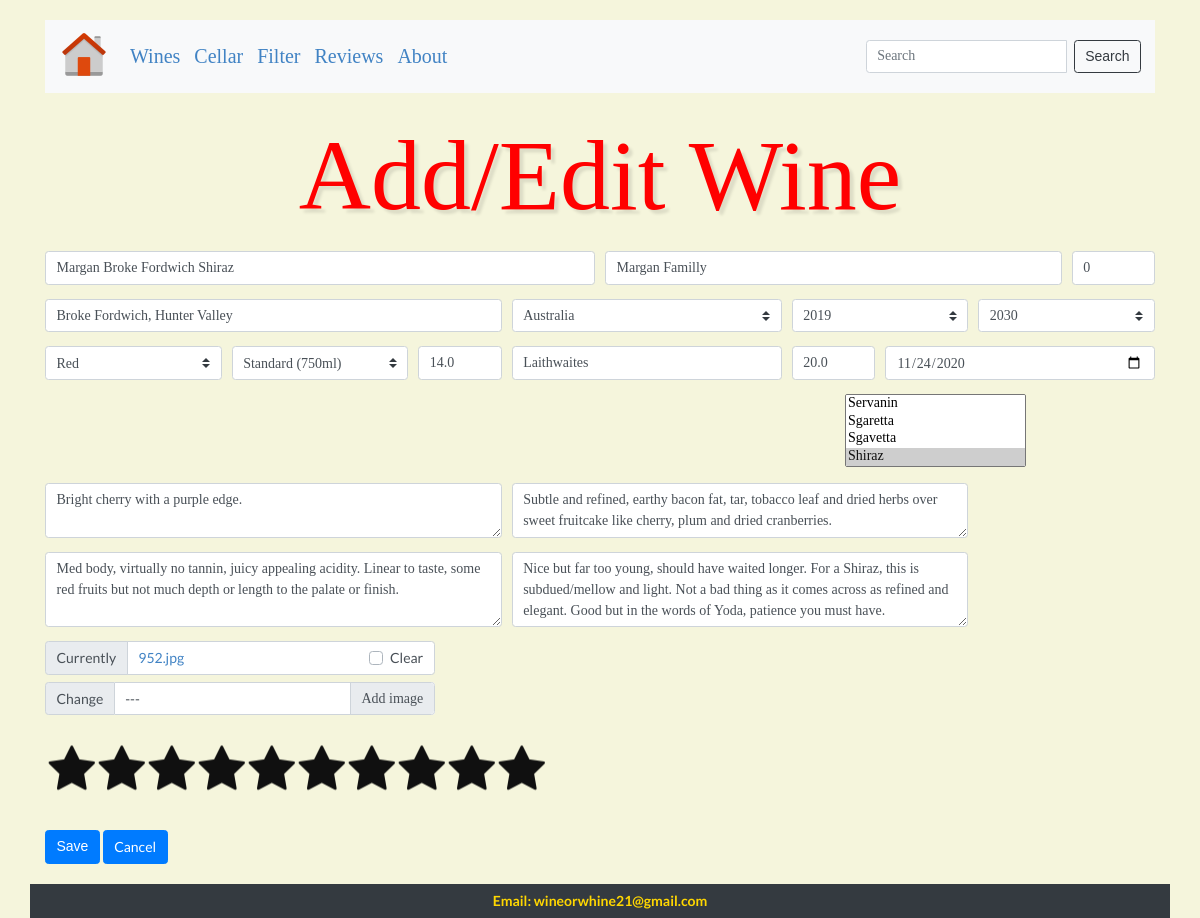
Screenshot of /25166/edit_wine/ with the database file from the repository.
### wineapp/models.py (models this page shows, shortened)
class Wine(models.Model):
    VINTAGE = []
    VINTAGE.append(("Unknown", "Unknown"))
    VINTAGE.append(("NV", "NV"))
    VINTAGE.append(("Solera System", "Solera System"))
    for y in reversed(range(1875, (datetime.datetime.now().year + 1))):
        VINTAGE.append((str(y), str(y)))
    VINTAGE = [('','Vintage')] + VINTAGE
    DRINK_BY = []
    DRINK_BY.append(("Now", "Now"))
    DRINK_BY.append(("Sooner", "Sooner"))
    for y in range(datetime.datetime.now().year, (datetime.datetime.now().year + 30)):
        DRINK_BY.append((str(y), str(y)))
    DRINK_BY = [('','Drink by')] + DRINK_BY
    BOTTLE_SIZES = [
        ('Split (187ml)', 'Split (187ml)'),
        ('Quarter (200ml)', 'Quarter (200ml)'),
        ('Half (375ml)', 'Half (375ml)'),
        ('Jennie (500ml)', 'Jennie (500ml)'),
        ('Clavelin (620ml)', 'Clavelin (620ml)'),
        ('Standard (750ml)', 'Standard (750ml)'),
        ('Litre (1L)', 'Litre (1L)'),
        ('Magnum (1.5L)', 'Magnum (1.5L)'),
        ('Jeroboam (3L)', 'Jeroboam (3L)'),
        ('Rehoboam (4.5L)', 'Rehoboam (4.5L)'),
        ('Methuselah (6L)', 'Methuselah (6L)'),
        ('Imperial (6L)', 'Imperial (6L)'),
        ('Salmanazar (9L)', 'Salmanazar (9L)'),
        ('Balthazar (12L)', 'Balthazar (12L)'),
        ('Nebuchadnezzar (15L)', 'Nebuchadnezzar (15L)'),
        ('Melchior (18L)', 'Melchior (18L)'),
        ('Solomon (20L)', 'Solomon (20L)'),
        ('Sovereign (26L)', 'Sovereign (26L)'),
        ('Goliath (27L)', 'Goliath (27L)'),
        ('Melchizedek (30L)', 'Melchizedek (30L)'),
    ]
    BOTTLE_SIZES = [('','Choose bottle size')] + BOTTLE_SIZES
    RATING =[
        (0, 0),
        (1, 1),
        (2, 2),
        (3, 3),
        (4, 4),
        (5, 5),
        (6, 6),
        (7, 7),
        (8, 8),
        (9, 9),
        (10, 10),
    ]
    user = models.ForeignKey(User, blank=True, null=True, on_delete=models.CASCADE, related_name='wine_user')
    name = models.CharField(max_length=255, blank=False, unique=False)
    winery = models.CharField(max_length=100, blank=True, null=True)
    vintage = models.CharField(choices=VINTAGE, max_length=20, blank=True, null=True)
    bottle = models.CharField(choices=BOTTLE_SIZES, max_length=100, blank=True, null=True, default=None)
    region = models.CharField(max_length=100, blank=True, null=True)
    type = models.ForeignKey('type', max_length=50, blank=True, null=True, default="", on_delete=models.CASCADE)
    country = models.ForeignKey('country', blank=True, null=True, default="", on_delete=models.CASCADE)
    grapes = models.ManyToManyField('grapes', blank=True, related_name='grape_set')
    cellar = models.IntegerField(blank=True, null=True, default=0)
    bought_from = models.CharField(max_length=100, blank=True, null=True)
    rating = models.PositiveSmallIntegerField(choices=RATING, null=True, default=0)
    abv = models.FloatField(default=0.0, blank=True, null=True)
    price = models.FloatField(null=True, blank=True, default=0.0)
    colour = models.TextField(blank=True, null=True)
    aroma = models.TextField(blank=True, null=True)
    taste = models.TextField(blank=True, null=True)
    overall = models.TextField(blank=True, null=True)
    acquired = models.DateField(blank=True, null=True)
    drink_by = models.CharField(choices=DRINK_BY, max_length=20, blank=True, null=True)
    posted_on = models.DateTimeField(auto_now_add=True, auto_now=False)
    image = models.ImageField(max_length=255, blank=True, null=True)
    like = models.IntegerField(default=0)
    success_message = "%(name)s was created successfully"
    class Meta:
        get_latest_by = 'posted_on'

### wineapp/views.py (the view)
# urls.py: path('<int:id>/edit_wine/', edit_wine, name='edit_wine'),
def edit_wine(request, id):
    if 'Cancel' in request.POST:
        return HttpResponseRedirect('wine_details', id=wine.id)
    wine = get_object_or_404(Wine, id=id)
    wine_overall = wine.overall
    if request.method == "POST":
        form = WineForm(request.POST, request.FILES, instance=wine)
        if form.is_valid():
            data = request.POST.copy()
            wine = form.save(commit=False)
            if wine_overall != data.get('overall'):
                wine.posted_on = datetime.datetime.now()
            wine.save()
            form.save_m2m()
            messages.success(request, data.get('name') + " has been edited successfully.")
            return redirect('show_messages')
        else:
            form = WineForm(instance=wine)
            messages.error(request, 'Wine was not saved')
            return redirect(request, "wineapp/add_wine.html")
    else:
        form = WineForm(instance=wine)
    return render(request, 'wineapp/add_wine.html', {'form': form})

### wineapp/models.py (called while the page is built)
    def __str__ (self):
        return self.name

    def __str__ (self):
        return self.name

    def __str__ (self):
        return self.name

### wineapp/views.py (called while the page is built)
def count_notifications(request):
	count_notifications = 0
	if request.user.is_authenticated:
		count_notifications = Notification.objects.filter(user=request.user, is_seen=False).count()
	return {'count_notifications':count_notifications}

### wineapp/templates/wineapp/add_wine.html (shortened to what this page needs)
{% extends 'base.html' %}
{% load static %}
{% load crispy_forms_tags %}
{% block content %}
<link rel="stylesheet" type="text/css" href="{% static 'css/rating.css' %}">
<link rel="stylesheet" type="text/css" href="{% static 'css/style.css' %}">
<h1 style="text-align:center; margin-bottom:25px; font: 10 130px/1.0 'Indie Flower', Ubuntu; color:red; font-size:100px; text-shadow: 4px 4px 3px rgba(0,0,0,0.1);">Add/Edit Wine</h1>
  <form method="post" enctype="multipart/form-data">
    <div class="form-row">
      <div class="form-group col-md-6 mb-0">
        {{ form.name|as_crispy_field }}
      </div>
      <div class="form-group col-md-5 mb-0">
        {{ form.winery|as_crispy_field }}
      </div>
      <div class="form-group col-md-1 mb-0">
        {{ form.cellar|as_crispy_field }}
      </div>
    </div>
    <div class="form-row">
      <div class="form-group col-md-5 mb-0">
        {{ form.region|as_crispy_field }}
      </div>
      <div class="form-group col-md-3 mb-0 justify-content-end">
        {{ form.country|as_crispy_field }}
      </div>
      <div class="form-group col-md-2 mb-0">
        {{ form.vintage|as_crispy_field }}
      </div>
      <div class="form-group col-md-2 mb-0">
        {{ form.drink_by|as_crispy_field }}
      </div>
    </div>
    <div class="form-row">
      <div class="form-group col-md-2 mb-0">
        {{ form.type|as_crispy_field }}
      </div>
      <div class="form-group col-md-2 mb-0">
        {{ form.bottle|as_crispy_field }}
      </div>
      <div class="form-group col-md-1 mb-0">
        {{ form.abv|as_crispy_field }}
      </div>
      <div class="form-group col-md-3 mb-0">
        {{ form.bought_from|as_crispy_field }}
      </div>
      <div class="form-group col-md-1 mb-0">
        {{ form.price|as_crispy_field }}
      </div>
      <div class="form-group col-md-3 mb-0">
        {{ form.acquired|as_crispy_field }}
      </div>
    </div>
    <div class="form-row h-100">
      <div class="form-group col-md-12 mb-0">
        {{ form.grapes|as_crispy_field }}
      </div>
    </div>
    <div class="form-row">
      <div class="form-group col-md-5 mb-0">
        {{ form.colour|as_crispy_field }}
      </div>
      <div class="form-group col-md-5 mb-0">
        {{ form.aroma|as_crispy_field }}
      </div>
    </div>
    <div class="form-row">
      <div class="form-group col-md-5 mb-0">
        {{ form.taste|as_crispy_field }}
      </div>
      <div class="form-group col-md-5 mb-0">
        {{ form.overall|as_crispy_field }}
      </div>
    </div>
    <div class="form-row">
      <div class="input-group col-md-5 mb-0">
        {{ form.image|as_crispy_field }}
      </div>
    </div>
      <div class="form-row">
        <div class="form-group col-md-5 mb-500 ">
            <div class="rating">
            </div>
      </div>
    </div>
    <div class="form-row" style="padding-top: 80px; padding-bottom: 20px;">
      <div class="form-group col-md-4 mb-0">
        <button type='submit'  class="btn btn-primary">Save</button> <a class="btn btn-primary" href='../wine_details'>Cancel</a>
      </div>
    </div>
</form>
{% endblock %}

### wineapp/templates/base.html (shortened to what this page needs)
{% load static %}
<!doctype html>
<html lang="en">
<head>
  <link rel="stylesheet" href="https://stackpath.bootstrapcdn.com/bootstrap/4.4.1/css/bootstrap.min.css">
  <link rel="stylesheet" type='text/css' href="https://cdnjs.cloudflare.com/ajax/libs/semantic-ui/2.2.14/semantic.min.css">
  <link rel="stylesheet" href="https://cdnjs.cloudflare.com/ajax/libs/Chart.js/2.8.0/Chart.min.css"/>
  <link rel="stylesheet" type="text/css" href="{% static 'css/custom_table.css' %}">
  <link rel="stylesheet" type="text/css" href="{% static 'css/style.css' %}">
  <link href="https://stackpath.bootstrapcdn.com/font-awesome/4.7.0/css/font-awesome.min.css" rel="stylesheet">
</head>
<body>
  <br>
  <div class="container">
    {% block navbar %}
      <nav class="navbar navbar-expand-md bg-light navbar-light">
        <a class="navbar-brand" href="{% url "home" %}"><img src={% static 'img/home_page.png' %} width="50" height="50" class="d-inline-block mr-auto" alt="Logo"></a>
        <div class="collapse navbar-collapse" id="collapsibleNavbar">
          <ul class="navbar-nav mr-auto" style="font-size: 20px; font-family:'Times New Roman', Times, serif;">
            <li class="nav-item">
              <a href="{% url "wine_list" %}" class="nav-link" style="color:#4183c4">Wines</a>
            </li>
            <li class="nav-item">
              <a href="{% url "cellar" %}" class="nav-link" style="color:#4183c4">Cellar</a>
            </li>
            <li class="nav-item">
              <a href="{% url "wine_filter" %}" class="nav-link" style="color:#4183c4">Filter</a>
            </li>
            <li class="nav-item">
              <a href="{% url "rating" %}" class="nav-link" style="color:#4183c4">Reviews</a>
            </li>
            <li class="nav-item">
              <a href="{% url "about" %}" class="nav-link" style="color:#4183c4">About</a>
            </li>
          </ul>
          <form class="d-flex input-group w-auto" action="{% url 'search' %}" method="GET" value="{{request.GET.q}}">
            <input class="form-control mr-sm-2" type="text" name="q" value="{{ request.GET.q }}" placeholder="Search" aria-label="Search">
            <button class="btn btn-outline-dark my-2 my-sm-0" type="submit" name="submit" value="Search">Search</button>
          </form>
        </div>
      </nav>
  </div>
    {% endblock %}
  <br>
  <div class="container" width="80%">
    {% block content %}
    {% endblock %}
  </div>
  </body>
  {% block footer %}
    <footer class="navbar position-relative container justify-content-center bg-dark">
        <span style="color:gold;font-weight:bold">Email: wineorwhine21@gmail.com</span>
    </footer>
  {% endblock %}
</html>

### wineapp/static/css/style.css (style rules this page uses)
input { font-family: fantasy; font-size: 125%; border: 1px solid #ccc; }
select, textarea { font-family: fantasy; font-size: 100%; line-height: 1.15; margin: 0; }
.custom-file-input:lang(en)~.custom-file-label::after { content: "Add image"; font-family: fantasy; }

### wineapp/static/css/rating.css (style rules this page uses)
.rating { position: absolute; transform: translate(-0%, 50%) rotateY(180deg); display: flex; margin-top: 20px; }

### wineapp/templates/base.html (style rules this page uses)
body { background-color: beige; }

### rows the page displays
Wine: name "Margan Broke Fordwich Shiraz", winery "Margan Familly", cellar "0", region "Broke Fordwich, Hunter Valley", country "Australia", vintage "2019", drink_by "2030", type "Red", bottle "Standard (750ml)", abv "14.0", bought_from "Laithwaites", price "20.0", acquired "11/24/2020", colour "Bright cherry with a purple edge.", aroma "Subtle and refined, earthy bacon fat, tar, tobacco leaf and dried herbs over sweet fruitcake like cherry, plum and dried cranberries.", taste "Med body, virtually no tannin, juicy appealing acidity. Linear to taste, some red fruits but not much depth or length to the palate or finish.", overall "Nice but far too young, should have waited longer. For a Shiraz, this is subdued/mellow and light. Not a bad thing as it comes across as refined and elegant. Good but in the words of Yoda, patience you must have.", image|as_crispy_field "Currently 952.jpg Clear Change ---"
